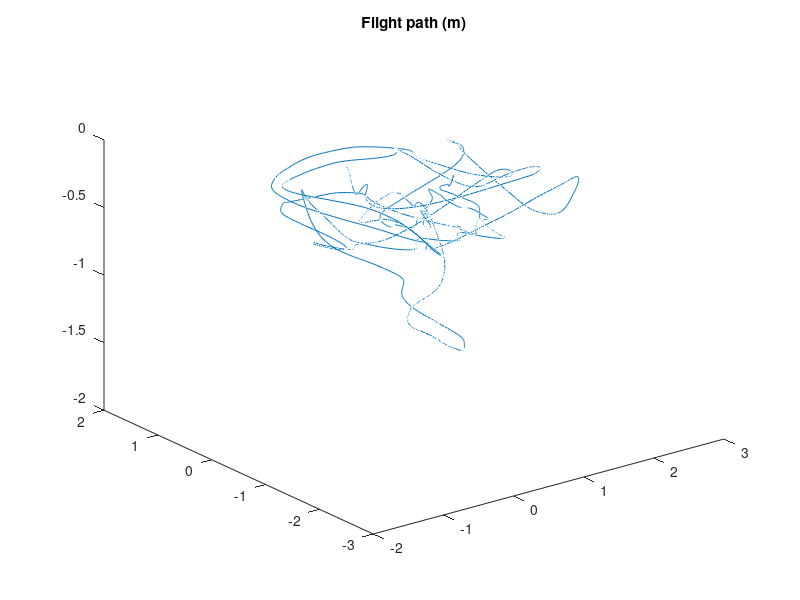
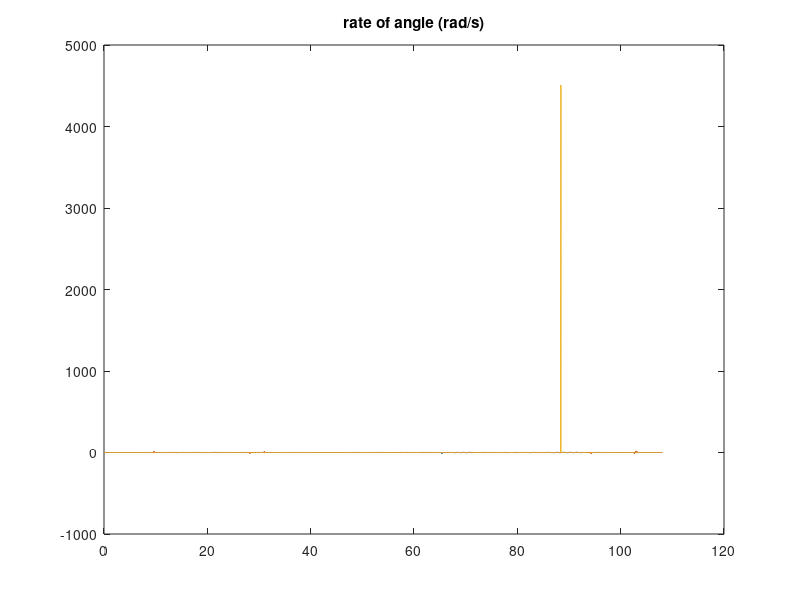
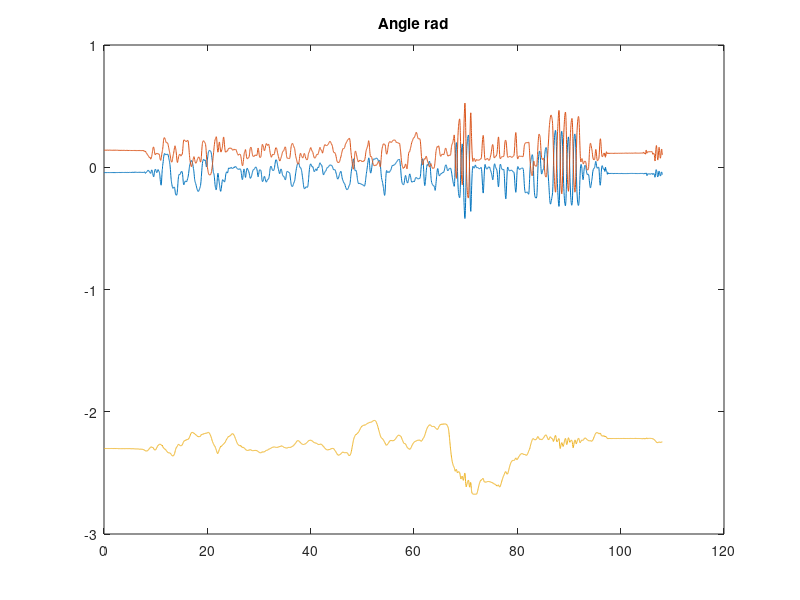
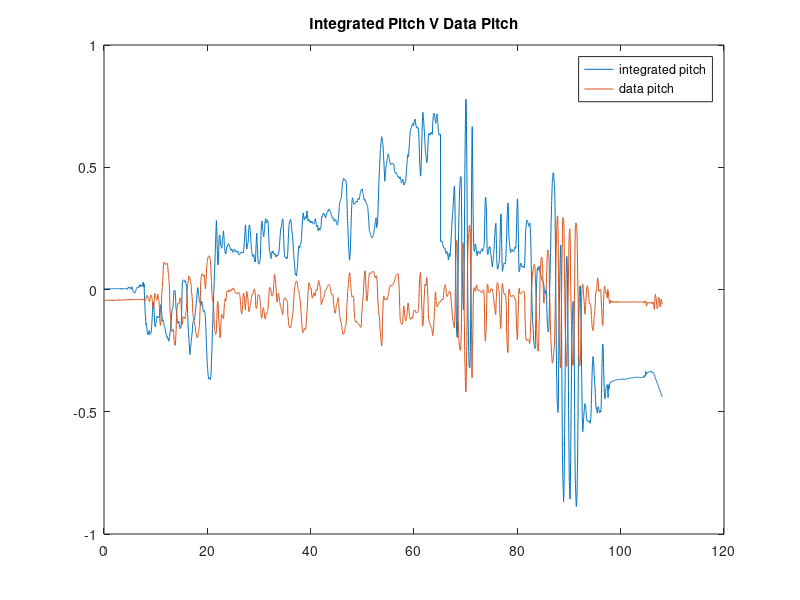

Write the MATLAB code that produced these figures, in order.
%% AE 483 Lab 1 Given flight data from onboard IMU and motion capture system, give information about the data and plot the quad copter in the time domain
% Also, integrate the data to show a relationship/no relationship between
% IMU and mocap data sets. 
 
load('flight_data.mat');
%flight path figure
figure(1)
plot3(flight_data(:,8),flight_data(:,9),flight_data(:,10))
title('Flight path (m)');


% %% figure of the rate from onboard sensors
figure (2)
plot(flight_data(:,1),flight_data(:,5));
hold on
plot(flight_data(:,1),flight_data(:,6));
plot(flight_data(:,1),flight_data(:,7));
title('rate of angle (rad/s)');
hold off

%%

%figure of the angle from motion captures 
figure(3)
plot(flight_data(:,1),flight_data(:,11));
hold on
plot(flight_data(:,1),flight_data(:,12));
plot(flight_data(:,1),flight_data(:,13));
title('Angle rad');
hold off


%% integrating the X (pitch) data giving angle
rate_x =flight_data(:,5);

clear t % Clears old time steps and
clear y % y values from previous runs
a=0; % Initial time
b=108.0563; % Final time
N=4332; % Number of time steps
y0=0.0035; % Initial value y(a)
h=(b-a)/N; % Time step
t(1)=a;
y_pitch(1)=y0;
for n=1:N-1 % For loop, sets next t,y values
    t(n+1)=t(n)+h;
    dydx = rate_x(n)*h;
    y_pitch(n+1)=y_pitch(n)+dydx; 
end



%% integrating the Y (roll) data giving angle

rate_y =flight_data(:,6);

clear t % Clears old time steps and
clear y % y values from previous runs
a=0; % Initial time
b=108.0563; % Final time
N=4332; % Number of time steps
y0=0.0099; % Initial value y(a)
h=(b-a)/N; % Time step
t(1)=a;
y_roll(1)=y0;
for n=1:N-1 % For loop, sets next t,y values
    t(n+1)=t(n)+h;
    dydx = rate_y(n)*h;
    y_roll(n+1)=y_roll(n)+dydx; 
end

%% integrating the Z (yaw) data giving angle
rate_z =flight_data(:,7);

clear t % Clears old time steps and
clear y % y values from previous runs
a=0; % Initial time
b=108.0563; % Final time
N=4332; % Number of time steps
y0=-0.0075; % Initial value y(a)
h=(b-a)/N; % Time step
t(1)=a;
y_yaw(1)=y0;
for n=1:N-1 % For loop, sets next t,y values
    t(n+1)=t(n)+h;
    dydx = rate_z(n)*h;
    y_yaw(n+1)=y_yaw(n)+dydx; 
end



%% plots for part A
figure(4)
plot(t,y_pitch,t,flight_data(:,11));
title('Integrated Pitch V Data Pitch');
legend('integrated pitch','data pitch','Location','Best');

figure(5)
plot(t,y_roll,t,flight_data(:,12));
title('Integrated roll V Data roll');
legend('integrated roll','data roll','Location','Best');

figure(6)
plot(t,y_yaw,t,flight_data(:,13));
title('Integrated yaw V Data yaw');
legend('integrated yaw','data yaw','Location','Best');


 %% Integrating a.x --> Vx --> x position
accelx = flight_data(:,2);

clear t % Clears old time steps and
clear y % y values from previous runs
a=0; % Initial time
b=108.0563; % Final time
N=4332; % Number of time steps
y0=-0.5394; % Initial value y(a)
h=(b-a)/N; % Time step
t(1)=a;
Xvel(1)=y0;
for n=1:N-1 % For loop, sets next t,y values
    t(n+1)=t(n)+h;
    dydx = accelx(n)*h;
    Xvel(n+1)=Xvel(n)+dydx; 
end

clear t % Clears old time steps and
clear y % y values from previous runs
a=0; % Initial time
b=108.0563; % Final time
N=4332; % Number of time steps
y0=Xvel(1); % Initial value y(a)
h=(b-a)/N; % Time step
t(1)=a;
Xpos(1)=y0;
for n=1:N-1 % For loop, sets next t,y values
    t(n+1)=t(n)+h;
    dydx(n) = Xvel(n)*h;
    Xpos(n+1)=Xpos(n)+dydx(n); 
end
 figure(7)
 plot(t,Xpos,t,flight_data(:,8))
 title('X position integrated v data')

%% Integrating acc. y --> Vy --> y position

accely = flight_data(:,3);

clear t % Clears old time steps and
clear y % y values from previous runs
a=0; % Initial time
b=108.0563; % Final time
N=4332; % Number of time steps
y0=-0.0588; % Initial value y(a)
h=(b-a)/N; % Time step
t(1)=a;
Yvel(1)=y0;
for n=1:N-1 % For loop, sets next t,y values
    t(n+1)=t(n)+h;
    dydx = accely(n)*h;
    Yvel(n+1)=Yvel(n)+dydx; 
end

clear t % Clears old time steps and
clear y % y values from previous runs
a=0; % Initial time
b=108.0563; % Final time
N=4332; % Number of time steps
y0=Yvel(1); % Initial value y(a)
h=(b-a)/N; % Time step
t(1)=a;
Ypos(1)=y0;
for n=1:N-1 % For loop, sets next t,y values
    t(n+1)=t(n)+h;
    dydx = Yvel(n)*h;
    Ypos(n+1)=Ypos(n)+dydx; 
end
 figure(8)
 plot(t,Ypos,t,flight_data(:,9))
 title('Y position integrated v data')
 
 
 %% Integrating acc. z --> Vz --> z position

accelz = flight_data(:,4);

clear t % Clears old time steps and
clear y % y values from previous runs
clear yv
clear yx
a=0; % Initial time
b=108.0563; % Final time
N=4332; % Number of time steps
y0=-10.0616; % Initial value y(a)
h=(b-a)/N; % Time step
t(1)=a;
Zvel(1)=y0;
for n=1:N-1 % For loop, sets next t,y values
    t(n+1)=t(n)+h;
    dydx = accelz(n)*h;
    Zvel(n+1)=Zvel(n)+dydx; 
end

clear t % Clears old time steps and
clear y % y values from previous runs
a=0; % Initial time
b=108.0563; % Final time
N=4332; % Number of time steps
y0=Zvel(1); % Initial value y(a)
h=(b-a)/N; % Time step
t(1)=a;
Zpos(1)=y0;
for n=1:N-1 % For loop, sets next t,y values
    t(n+1)=t(n)+h;
    dydx = Zvel(n)*h;
    Zpos(n+1)=Zpos(n)+dydx; 
end
 figure(9)
 plot(t,Zpos,t,flight_data(:,10))
 title('Z position integrated v data')
 legend('integrated Z','data Z','Location','Best')
 
%% 

% p1 initial body frame  
%p1* R + (x,y,z)_pose for world frame motion 
